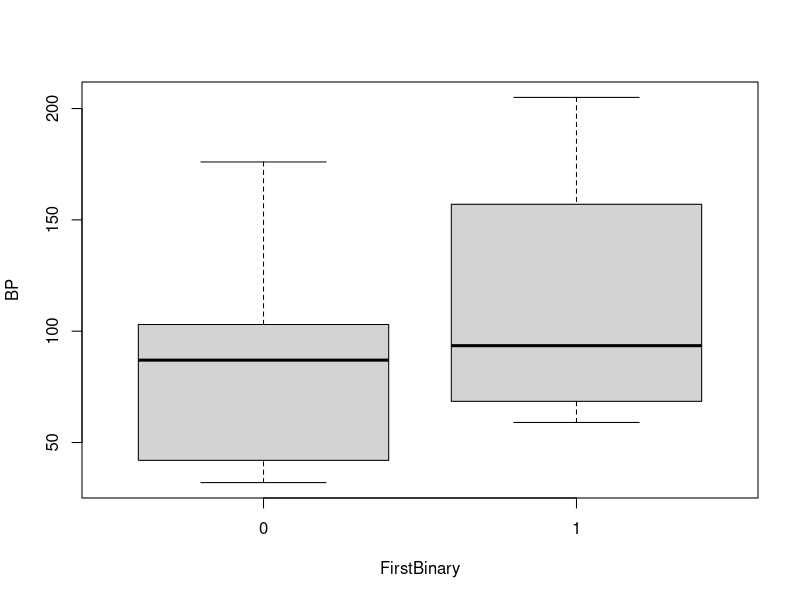
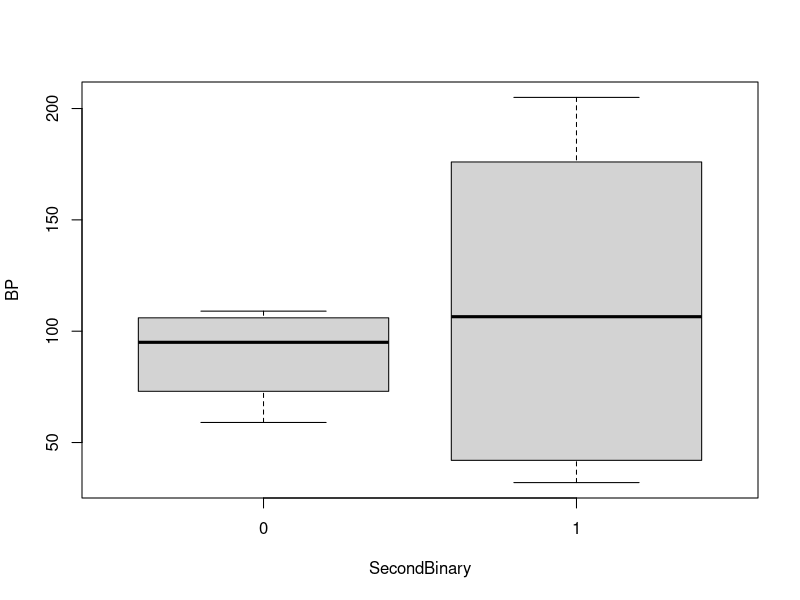
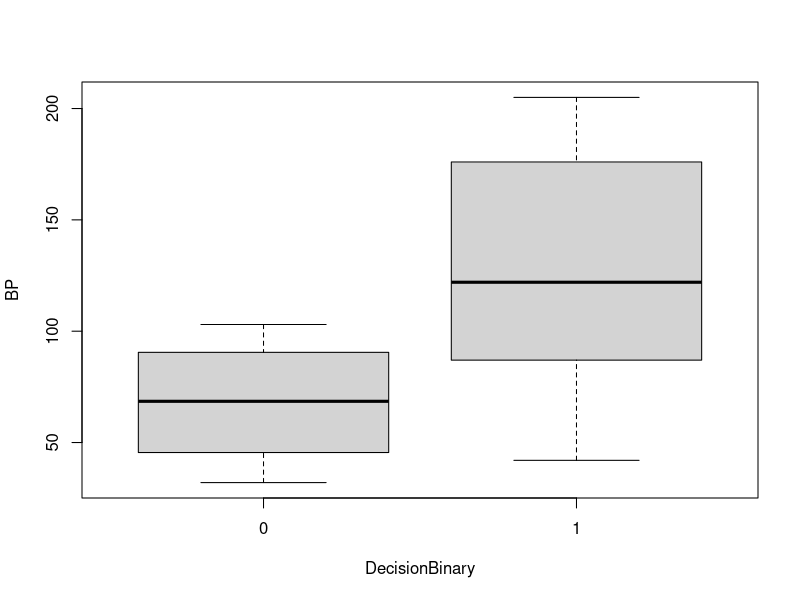
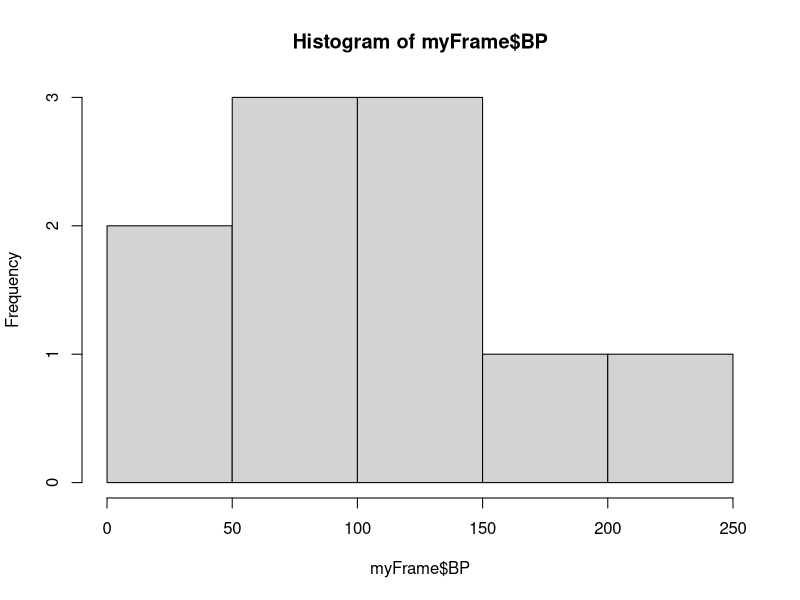

These charts were generated, in order, by the following R code:
## ---- chunk 1

## ---- chunk 2
# We will just copy and paste the rows from above, and do some cleanup as we
# build a dataframe
rawData<-c("0.6","103","bad","low","low","0.3","87","bad","low","high","0.4","32","bad","high","low","0.4","42","bad","high","high","0.2","59","good","low","low","0.6","109","good","low","high","0.3","78","good","high","low","0.4","205","good","high","high","0.9","135","NA","high","high","0.2","176","bad","high","high")

# punching it through a matrix and then into a dataframe will clean things up
# quickly and easily. Yes, we could combine some of these lines.
dataMatrix<-matrix(rawData, ncol=5, byrow =TRUE)

myFrame <- as.data.frame(dataMatrix)

# add our column names
colnames(myFrame) <- c("Frequency", "BP", "First", "Second", "Decision")

# And evaluate/convert our decisions bad/good, high/low to 0s and 1s
# there are at least a dozen better ways to do this, but it demonstrates
# both a function and an rm.na and I am exhausted

evalDecision<- function(dfCol) {
  dfCol <- stringr::str_replace_all(dfCol,c("bad" = "0", "good"="1", "low" = "0", "high" = "1", "NA" = NA))
  dfCol <- as.numeric(dfCol, rm.na = TRUE)
  return(dfCol)
}

myFrame$FirstBinary <- evalDecision(myFrame$First)
myFrame$SecondBinary <- evalDecision(myFrame$Second)
myFrame$DecisionBinary <- evalDecision(myFrame$Decision)

# convert Frequncy and BP to numerics
myFrame$Frequency <- as.numeric(myFrame$Frequency)
myFrame$BP <- as.numeric(myFrame$BP)


str(myFrame)
## ---- chunk 3
#png("~/Desktop/b1.png")
boxplot(BP ~ FirstBinary, data = myFrame)
dev.off()

#png("~/Desktop/b2.png")
boxplot(BP ~ SecondBinary, data = myFrame)
dev.off()

#png("~/Desktop/b3.png")
boxplot(BP ~ DecisionBinary, data = myFrame)
dev.off()
## ---- chunk 4
#png("~/Desktop/h1.png")
hist(myFrame$BP)
dev.off

